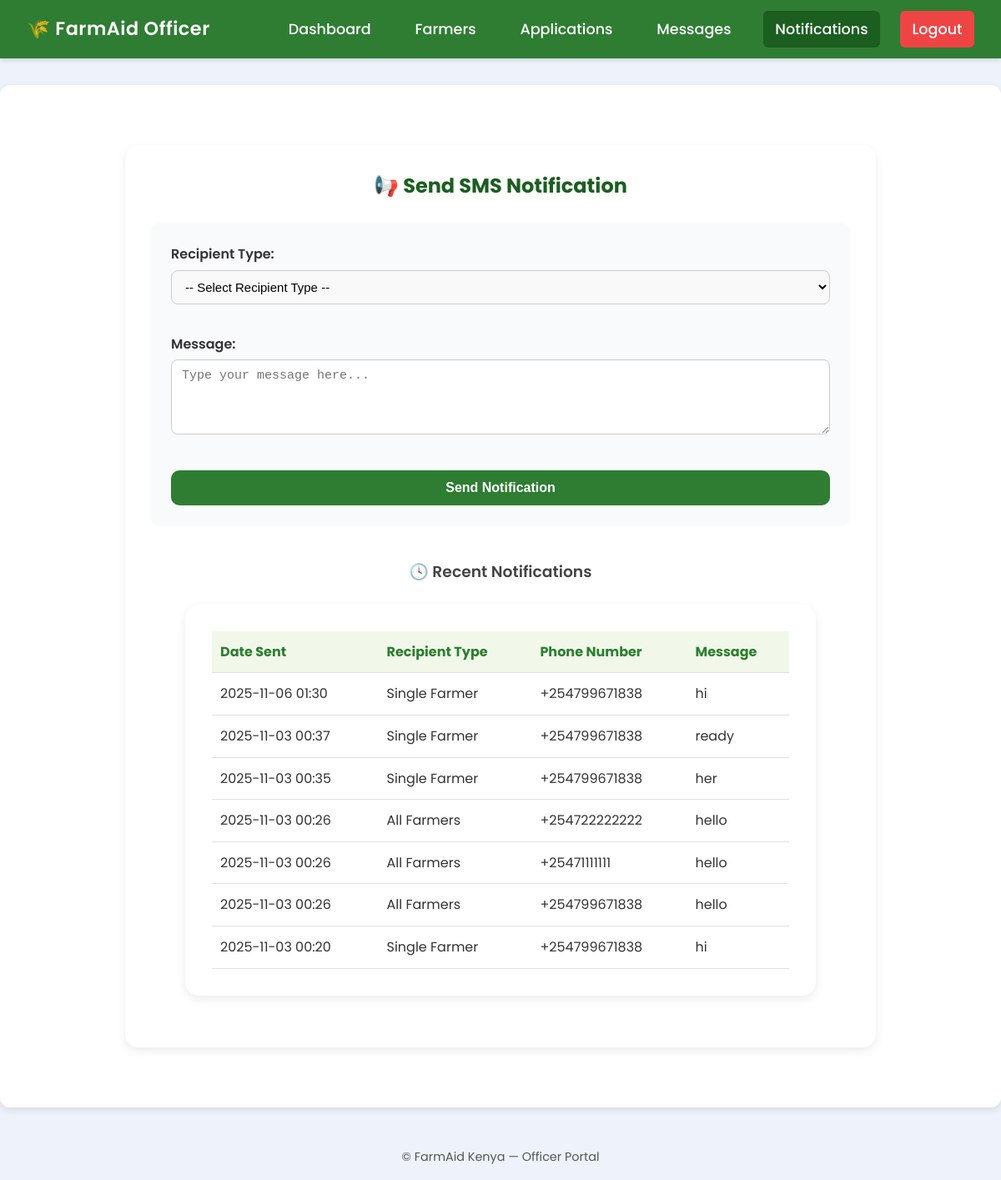
Page /officer/notifications/ on the committed database.
### core/models.py (models this page shows, shortened)
class Notification(models.Model):
    RECIPIENT_CHOICES = [
        ("single", "Single Farmer"),
        ("all", "All Farmers"),
    ]
    recipient_type = models.CharField(max_length=10, choices=RECIPIENT_CHOICES, default="single")
    phone_number = models.CharField(max_length=20, blank=True, null=True)
    message = models.TextField()
    date_sent = models.DateTimeField(auto_now_add=True)

### core/views.py (the view, shortened to what this page needs)
# urls.py: path('officer/notifications/', views.officer_notifications, name='officer_notifications'),
def officer_notifications(request):
    notifications = Notification.objects.all().order_by("-date_sent")[:10]
    return render(request, "officer/officer_notifications.html", {"notifications": notifications})

### core/templates/officer/officer_notifications.html (shortened to what this page needs)
{% extends "base_officer.html" %}
{% load static %}
{% block content %}
<div class="notifications-container">
  <h2 class="title">📢 Send SMS Notification</h2>
  <div class="form-card">
    <form method="POST" class="notification-form" id="notificationForm">
      <div class="form-group">
        <label for="recipient_type">Recipient Type:</label>
        <select name="recipient_type" id="recipient_type" required>
          <option value="">-- Select Recipient Type --</option>
        </select>
      </div>
      <div class="form-group">
        <label for="message">Message:</label>
        <textarea name="message" id="message" rows="4" placeholder="Type your message here..." required></textarea>
      </div>
      <button type="submit" class="btn-send" id="sendBtn">
        Send Notification
      </button>
    </form>
  </div>
  <h3 class="subtitle">🕓 Recent Notifications</h3>
  <div class="table-container">
    <table class="notifications-table">
      <thead>
        <tr>
          <th>Date Sent</th>
          <th>Recipient Type</th>
          <th>Phone Number</th>
          <th>Message</th>
        </tr>
      </thead>
     <tbody>
  {% for n in notifications %}
  <tr>
    <td>{{ n.date_sent|date:"Y-m-d H:i" }}</td>
    <td>{{ n.get_recipient_type_display }}</td>
    <td>{{ n.phone_number|default:"All" }}</td>
    <td>{{ n.message }}</td>
  </tr>
  {% empty %}
  <tr><td colspan="4" class="empty-row">No notifications sent yet.</td></tr>
  {% endfor %}
</tbody>
    </table>
  </div>
</div>
{% endblock %}

### core/static/core/css/styles.css (style rules this page uses)
* { margin: 0; padding: 0; box-sizing: border-box; }
body { margin: 0; font-family: "Segoe UI", Tahoma, Geneva, Verdana, sans-serif; color: #333; line-height: 1.6; background-color: #f9f9f9; }
h1, h2, h3 { font-weight: bold; margin-bottom: 15px; color: #000; }
.form-group { margin-bottom: 18px; }
label { font-weight: bold; }
body { background-color: #f8faf8; font-family: "Poppins", sans-serif; color: #333; }
h2 { font-weight: 600; color: #0d0d0e; text-align: center; margin-bottom: 20px; }
form label { font-weight: 500; color: #444; margin-bottom: 6px; display: block; }
form input, form select { width: 100%; padding: 10px 12px; border-radius: 10px; border: 1px solid #ccc; background-color: #f9f9f9; transition: all 0.2s ease-in-out; }
h2 { text-align: center; font-weight: bold; color: #2c3e50; }
body { background-color: #f5f9ff; font-family: "Poppins", sans-serif; margin: 0; padding: 0; }
.table-container { width: 100%; overflow-x: auto; }
.table-container { background: #ffffff; border-radius: 16px; box-shadow: 0 4px 12px rgba(0, 0, 0, 0.08); padding: 2rem; margin: 2rem auto; width: 90%; max-width: 1000px; }
.notifications-container { max-width: 900px; margin: 2rem auto; background: #ffffff; padding: 2rem; border-radius: 15px; box-shadow: 0 4px 12px rgba(0, 0, 0, 0.1); }
h2, h3 { text-align: center; color: #333; margin-bottom: 1.5rem; }
.form-card { background: #f9fafb; padding: 1.5rem; border-radius: 10px; margin-bottom: 2rem; }
.notifications-container { max-width: 900px; margin: 40px auto; background: #fff; border-radius: 16px; box-shadow: 0 4px 12px rgba(0,0,0,0.08); padding: 30px; }
.title { text-align: center; color: #1b5e20; font-weight: 700; margin-bottom: 25px; }
.subtitle { margin-top: 40px; color: #444; font-weight: 600; }
.form-card { background: #f9fafc; padding: 25px; border-radius: 12px; margin-bottom: 20px; }
.notification-form { display: flex; flex-direction: column; gap: 15px; }
.form-group label { font-weight: 600; color: #333; margin-bottom: 5px; display: block; }
.form-group input, .form-group select, .form-group textarea { width: 100%; padding: 10px 12px; border: 1px solid #ccc; border-radius: 8px; font-size: 15px; transition: border 0.2s ease; }
.btn-send { background-color: #2e7d32; color: white; padding: 12px; font-size: 16px; font-weight: 600; border: none; border-radius: 10px; cursor: pointer; transition: background 0.3s ease; }
.table-container { overflow-x: auto; margin-top: 15px; }
.notifications-table { width: 100%; border-collapse: collapse; }
.notifications-table th, .notifications-table td { padding: 12px 10px; text-align: left; border-bottom: 1px solid #e0e0e0; }
.notifications-table th { background-color: #f1f8e9; color: #2e7d32; font-weight: 700; }
body { background-color: #f3f7fc; font-family: "Poppins", sans-serif; }
.form-group { margin-bottom: 20px; }
.form-group label { font-weight: 500; color: #333; display: block; margin-bottom: 6px; }
body { background-color: #eef3fb; font-family: "Poppins", sans-serif; }
.form-group label { font-weight: 600; color: #333; display: block; margin-bottom: 6px; }

### rows in the picture
Notification: date_sent "2025-11-06 01:30", recipient_type "Single Farmer", phone_number "+254799671838", message "hi"
Notification: date_sent "2025-11-03 00:37", recipient_type "Single Farmer", phone_number "+254799671838", message "ready"
Notification: date_sent "2025-11-03 00:35", recipient_type "Single Farmer", phone_number "+254799671838", message "her"
Notification: date_sent "2025-11-03 00:26", recipient_type "All Farmers", phone_number "+254722222222", message "hello"
Notification: date_sent "2025-11-03 00:26", recipient_type "All Farmers", phone_number "+25471111111", message "hello"
Notification: date_sent "2025-11-03 00:26", recipient_type "All Farmers", phone_number "+254799671838", message "hello"
Notification: date_sent "2025-11-03 00:20", recipient_type "Single Farmer", phone_number "+254799671838", message "hi"
